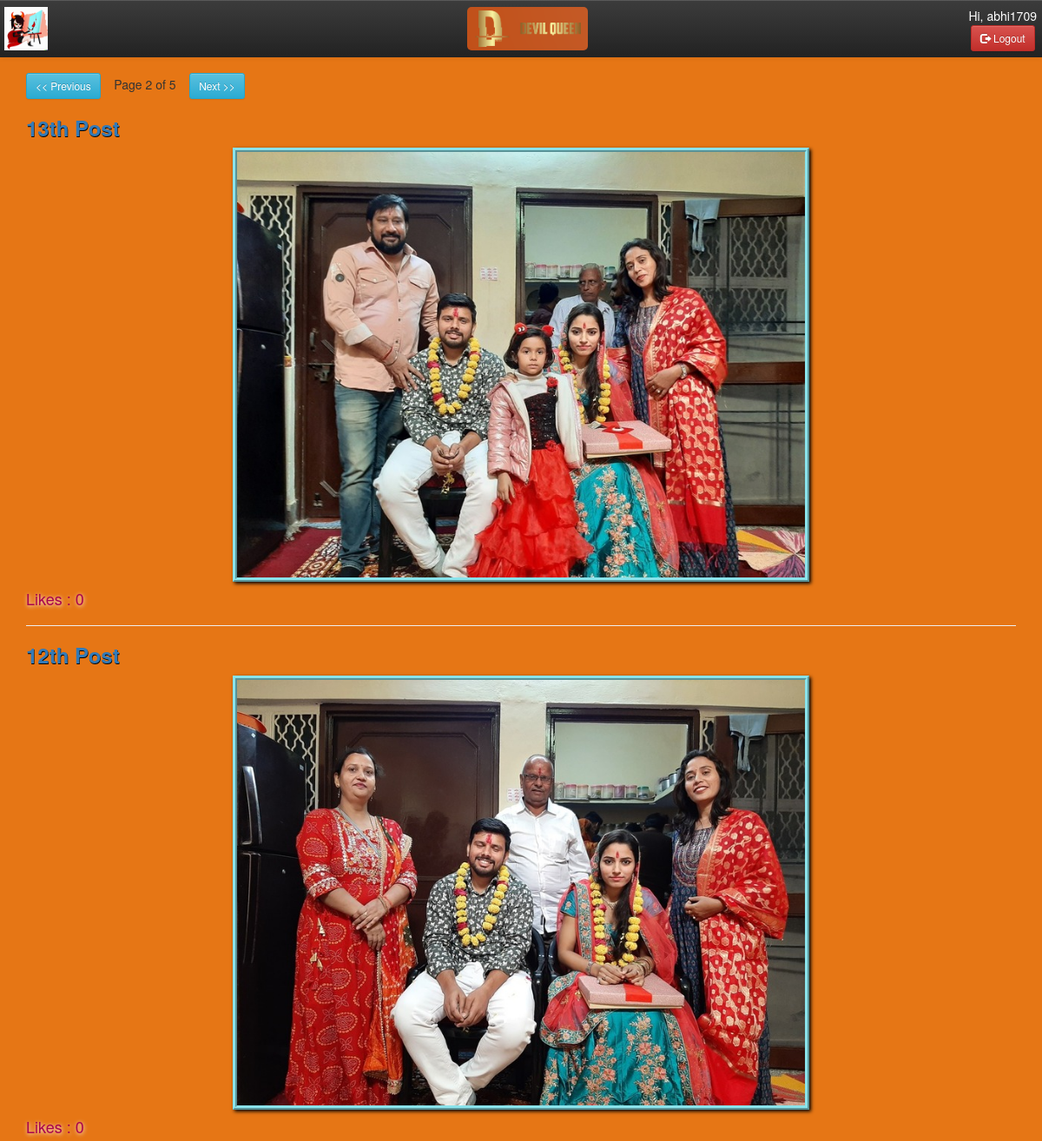
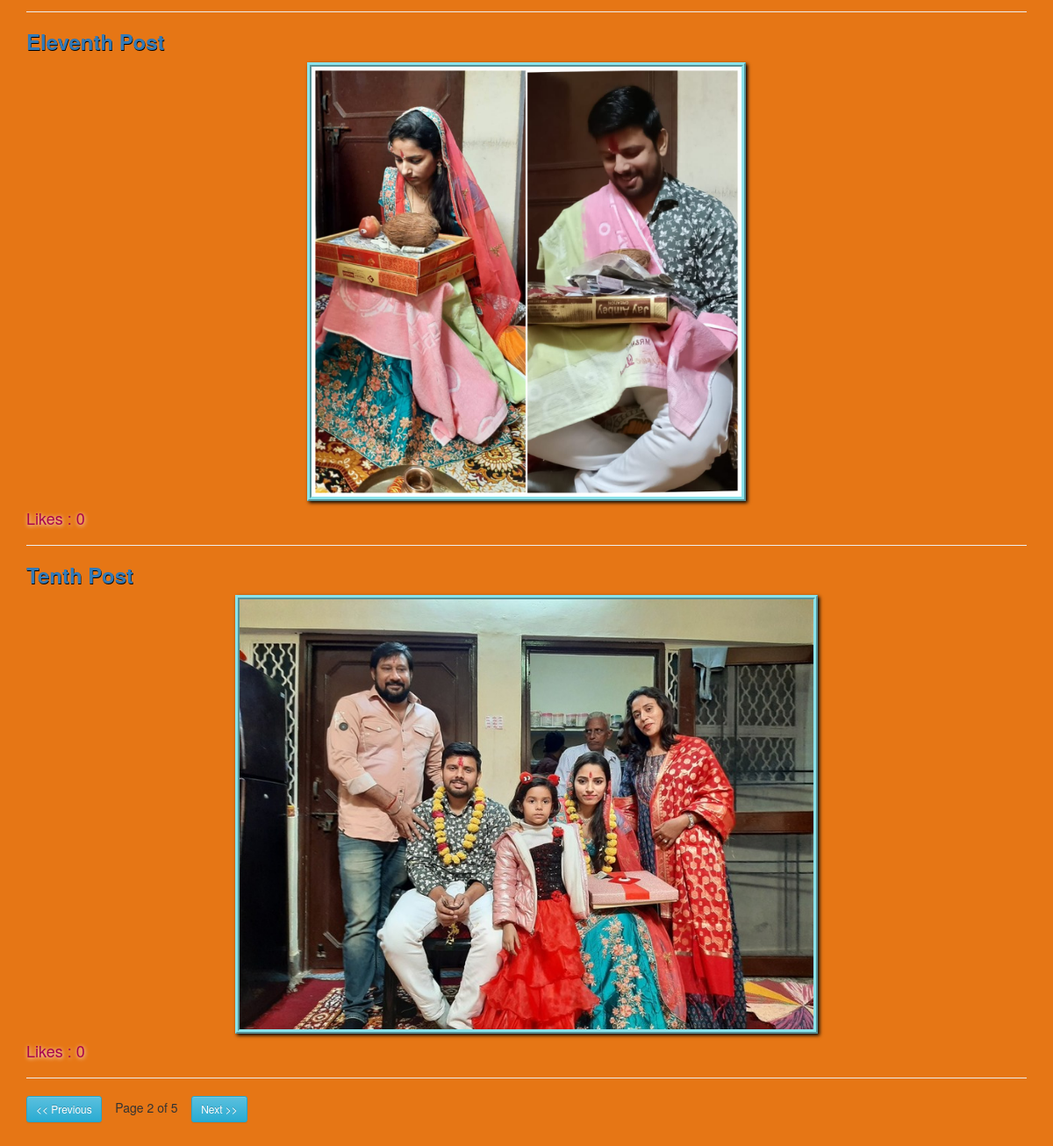
Page /?page=2 (signed in) on the committed database (2 pictures, top to bottom).
### myApp/models.py (models this page shows, shortened)
class Post(models.Model):
	STATUS_CHOICE=(('draft','Draft'),('published','Published'),('deleted','Deleted'))
	title=models.CharField(max_length=200)
	slug=models.SlugField(max_length=50,unique_for_date="publish")
	body=models.TextField(null=True,blank=True)
	publish=models.DateTimeField(default=timezone.now)
	photo=models.ImageField(upload_to='static/postimg',default="")
	click_post=models.BooleanField(default=True)
	class Meta:
		ordering = ('-publish',)
	def get_absolute_url(self):
		return reverse("post_detail",args=[self.publish.year,self.publish.strftime('%m'),self.publish.strftime('%d'),self.slug])

### myApp/views.py (the view)
# urls.py: re_path("^$",post_list_view),
@login_required
def post_list_view(request):
	post_list=Post.objects.all()
	paginator=Paginator(post_list,4)
	page_number=request.GET.get('page')
	try:
		post_list=paginator.page(page_number)
	except:
		post_list=paginator.page(1)
	d={'post_list':post_list}
	return render(request,'myApp/post_list.html',d)

### templates/myApp/post_list.html (shortened to what this page needs)
<!DOCTYPE html>
{%extends 'myApp/parent.html'%}
{%load static%}
	{%block content_block%}
	<div class="container">
		<br>
		{%include 'myApp/pagination.html' with page=post_list%}
		{%for post in post_list%}
			<div><a href="{{post.get_absolute_url}}" class="title"><h3><b>{{post.title|title}}</b></h3></a></div>
			<center>
			<a href="{{post.get_absolute_url}}" >
				<img style="border: 5px ridge #8ae3eb; box-shadow: 2px 2px 4px black" src="/{{post.photo}}" alt="N/A" id="list">
			</a>
			</center>
			<h4 style="color: #a8024d; text-shadow: 0.5px 0.5px 5px white;"> Likes : {{post.like.count}}</h4>
			<hr>
		{%endfor%}
		{%include 'myApp/pagination.html' with page=post_list%}
		<br>
		<br>
	</div>
	{%endblock%}

### templates/myApp/parent.html (shortened to what this page needs)
<!DOCTYPE html>
{%load static%}
<html>
<head>
	<link rel="stylesheet" href="https://cdn.jsdelivr.net/npm/bootstrap@3.3.7/dist/css/bootstrap.min.css">
	<link rel="stylesheet" href="https://cdn.jsdelivr.net/npm/bootstrap@3.3.7/dist/css/bootstrap-theme.min.css">
</head>
<body>
	<nav class="navbar-default navbar-fixed-top navbar-inverse">
		<div class="navbar-header">
			<img src="/static/images/logo.png" id="logo">
		</div>
		<div>
			<a href="/"><img src="/static/images/clogo.png" id="clogo"></a>
		</div>
		<div class="nav navbar-nav navbar-right" align="center">
			<h5 style="color: white; margin: 1px 1px 3px;">Hi, {{user.username}}</h5>
			<a href="/accounts/logout" class="btn btn-danger btn-sm"><span class="glyphicon glyphicon-log-out"></span> Logout</a>
		</div>
	</nav>
	<div class="content">
		{%block content_block%}
		{%endblock%}
	</div>
</body>
</html>

### templates/myApp/parent.html (style rules this page uses)
html,body { height: 100%; }
.navbar-default { position:fixed; display: flex; justify-content: space-between; top:0px; }
#logo { width: 50px; height: 50px; margin: 8px 5px; }
#clogo { width: 139px; height: 50px; margin: 8px 0px ; border-radius: 5px; }
.navbar-header { width: 100px; }
.navbar-right { margin-top: 10px; margin-right: 5px; }
#list { max-width: 95%; max-height: 500px; }
.content { margin-top: 64px; min-height: 100%; background-color: #e67615; }
.title { text-shadow: 0.5px 0.5px black; }

### rows in the picture
Post: title "13th Post", photo (picture), like.count "0"
Post: title "12th Post", photo (picture), like.count "0"
Post: title "Eleventh Post", photo (picture), like.count "0"
Post: title "Tenth Post", photo (picture), like.count "0"

### other values in the picture
{{ user.username }} "abhi1709"
{{ page.number }} "2 2"
{{ page.paginator.num_pages }} "5 5"
